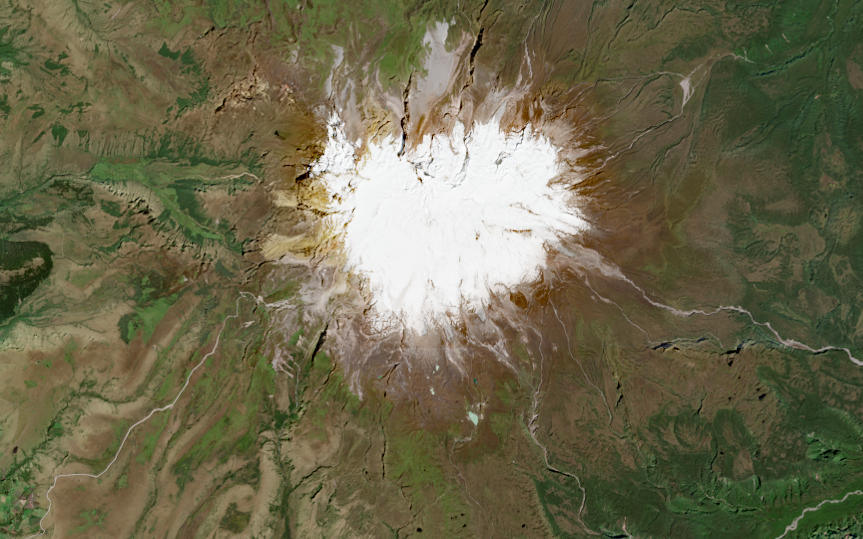
#> input picture Semana3/Data/cayambe.tif, 863 x 539 px, found by its file name
$ jupyter execute Tarea.ipynb   (older library calls are emulated)
#> lines starting #> are read from the running program, lines starting #| are printed output that depends on the picture; after the words box and inside, x2 and y2 are one past the last pixel; in counts of white or black regions, pixels touching at a corner belong together; long printed decimals are rounded
## Segmentación de Imágenes Infrarrojas (IR)
### Selección de Área de Interés usando Filtros, Bordes y Morfología Matemática

## Objetivos
1. Seleccionar el área de interés (ROI).
2. Comparar dos técnicas independientes.
3. Aplicar un método secuencial.
4. Generar máscara binaria.
5. Evaluar métricas cuantitativas.

[cell 1]
import cv2
import numpy as np
import matplotlib.pyplot as plt
import os
from glob import glob

plt.rcParams['figure.figsize'] = (15,5)

[cell 2]
ruta =  r"C:\Users\HP\Documents\MestriaPractico\Materia1\Repo\Semana3\Data\cayambe.tif"

img = cv2.imread(ruta, cv2.IMREAD_UNCHANGED)
#> img is the input picture: shape (539, 863, 3) uint16; mean B, G, R 19431.6, 26404, 27390.2

if img is None:
    raise ValueError("No se pudo cargar la imagen. Verifique la ruta.")

if len(img.shape) < 2:
    raise ValueError("Imagen inválida.")

img_norm = cv2.normalize(img, None, 0, 255, cv2.NORM_MINMAX, dtype=cv2.CV_8U)

plt.imshow(img_norm, cmap='gray')
plt.title("Imagen IR Normalizada")
plt.axis('off')
plt.show()

### Método 1: Verificar Filtro, Bordes y Morfología

[cell 3]
# Verificar si la imagen tiene 3 canales
if len(img_norm.shape) == 3:
    img_gray = cv2.cvtColor(img_norm, cv2.COLOR_BGR2GRAY)
else:
    img_gray = img_norm.copy()

# Suavizado
blur = cv2.GaussianBlur(img_gray, (5,5), 0)

# Gradiente Sobel
sobelx = cv2.Sobel(blur, cv2.CV_64F, 1, 0, ksize=3)
sobely = cv2.Sobel(blur, cv2.CV_64F, 0, 1, ksize=3)
gradient = cv2.magnitude(sobelx, sobely)

# Convertir a 8 bits (IMPORTANTE)
gradient = cv2.convertScaleAbs(gradient)

# Asegurar 1 canal antes de Otsu
if len(gradient.shape) == 3:
    gradient = cv2.cvtColor(gradient, cv2.COLOR_BGR2GRAY)

# Umbralización Otsu
_, binary1 = cv2.threshold(
    gradient,
    0,
    255,
    cv2.THRESH_BINARY + cv2.THRESH_OTSU
)
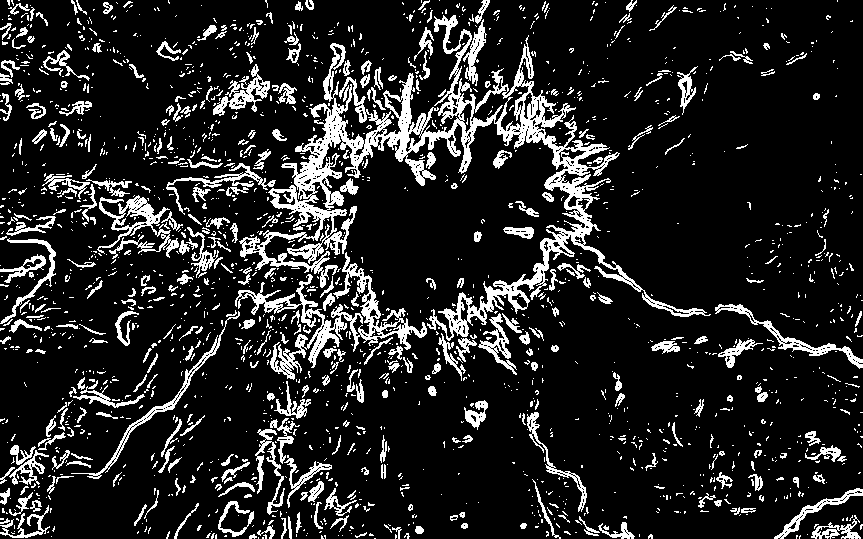
#> binary1: shape (539, 863); 14.3% white; 1930 white regions (1575 under 20 px), largest, box (x1, y1, x2, y2) and area: (239, 15, 711, 341) 19925, (235, 252, 427, 380) 4294, (97, 195, 179, 259) 1567

kernel = np.ones((5,5), np.uint8)
mask_morph = cv2.morphologyEx(binary1, cv2.MORPH_CLOSE, kernel)
#> mask_morph: shape (539, 863); 21.7% white; 652 white regions (457 under 20 px), largest, box (x1, y1, x2, y2) and area: (41, 0, 711, 539) 63041, (0, 368, 158, 539) 4420, (0, 209, 66, 350) 2946

roi_morph = cv2.bitwise_and(img_norm, img_norm, mask=mask_morph)

plt.subplot(1,3,1); plt.imshow(mask_morph, cmap='gray'); plt.title("Máscara M1")
plt.subplot(1,3,2); plt.imshow(roi_morph, cmap='gray'); plt.title("ROI M1")
plt.subplot(1,3,3); plt.imshow(gradient, cmap='gray'); plt.title("Gradiente")
plt.show()
#> figure, not shown here; B, G, R data is drawn as R, G, B

### Método 2: Aplicando Watershed

[cell 4]
# ===============================
# VALIDACIÓN DE FORMATO DE IMAGEN
# ===============================

if img_norm is None:
    raise ValueError("Error: La imagen no se cargó correctamente.")

# Si tiene 3 canales, convertir a escala de grises
if len(img_norm.shape) == 3:
    img_gray = cv2.cvtColor(img_norm, cv2.COLOR_BGR2GRAY)
else:
    img_gray = img_norm.copy()

# Asegurar que sea 8 bits
if img_gray.dtype != np.uint8:
    img_gray = cv2.normalize(img_gray, None, 0, 255,
                             cv2.NORM_MINMAX).astype(np.uint8)

# ===============================
# 1. UMBRALIZACIÓN (OTSU)
# ===============================

_, thresh = cv2.threshold(
    img_gray,
    0,
    255,
    cv2.THRESH_BINARY_INV + cv2.THRESH_OTSU
)
#> thresh: shape (539, 863); 88.5% white; 403 black regions (374 under 20 px), largest, box (x1, y1, x2, y2) and area: (297, 88, 591, 352) 47576, (404, 22, 463, 136) 2308, (261, 234, 313, 268) 720

# ===============================
# 2. MORFOLOGÍA (Limpieza)
# ===============================

kernel = np.ones((3,3), np.uint8)
opening = cv2.morphologyEx(
    thresh,
    cv2.MORPH_OPEN,
    kernel,
    iterations=1
)
#> opening: shape (539, 863); 87.8% white; 271 black regions (238 under 20 px), largest, box (x1, y1, x2, y2) and area: (261, 19, 591, 353) 54229, (276, 192, 298, 207) 201, (446, 341, 462, 365) 141

# Fondo seguro
sure_bg = cv2.dilate(opening, kernel, iterations=3)
#> sure_bg: shape (539, 863); 90.6% white; 14 black regions (8 under 20 px), largest, box (x1, y1, x2, y2) and area: (305, 95, 587, 342) 42140, (412, 26, 454, 111) 1227, (268, 239, 292, 255) 210, (390, 99, 401, 115) 74, (288, 256, 310, 262) 45, (465, 106, 470, 114) 24

# ===============================
# 3. TRANSFORMADA DE DISTANCIA
# ===============================

dist_transform = cv2.distanceTransform(
    opening,
    cv2.DIST_L2,
    5
)

# Umbral del foreground
_, sure_fg = cv2.threshold(
    dist_transform,
    0.7 * dist_transform.max(),
    255,
    0
)
#> sure_fg: shape (539, 863) float32; 2.8% white; 2 white regions, box (x1, y1, x2, y2) and area: (791, 0, 863, 220) 10828, (223, 521, 405, 539) 2198

sure_fg = np.uint8(sure_fg)

# Región desconocida
unknown = cv2.subtract(sure_bg, sure_fg)
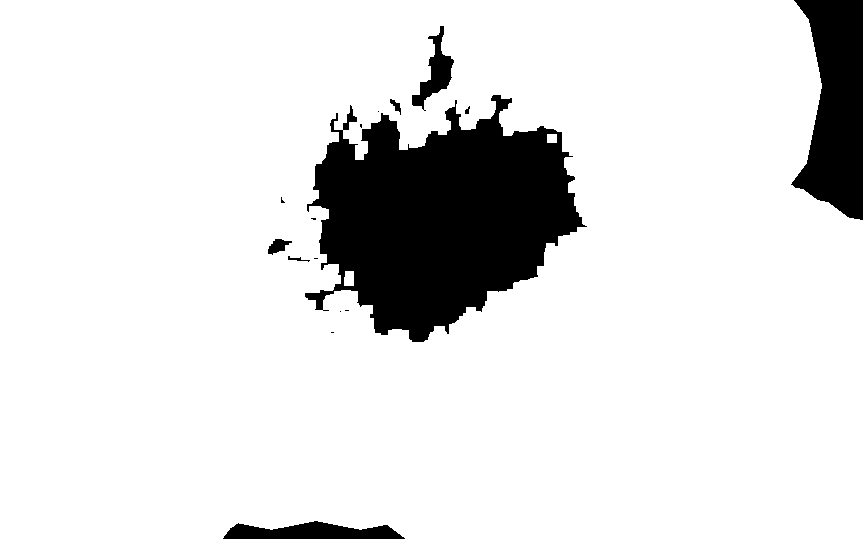
#> unknown: shape (539, 863); 87.8% white; 16 black regions (8 under 20 px), largest, box (x1, y1, x2, y2) and area: (305, 95, 587, 342) 42140, (791, 0, 863, 220) 10828, (223, 521, 405, 539) 2198

# ===============================
# 4. MARCADORES
# ===============================

_, markers = cv2.connectedComponents(sure_fg)
#> markers: shape (539, 863) int32; 3 distinct labels, from 0 to 2
markers = markers + 1
#> markers: shape (539, 863) int32; 3 distinct labels, from 1 to 3
markers[unknown == 255] = 0
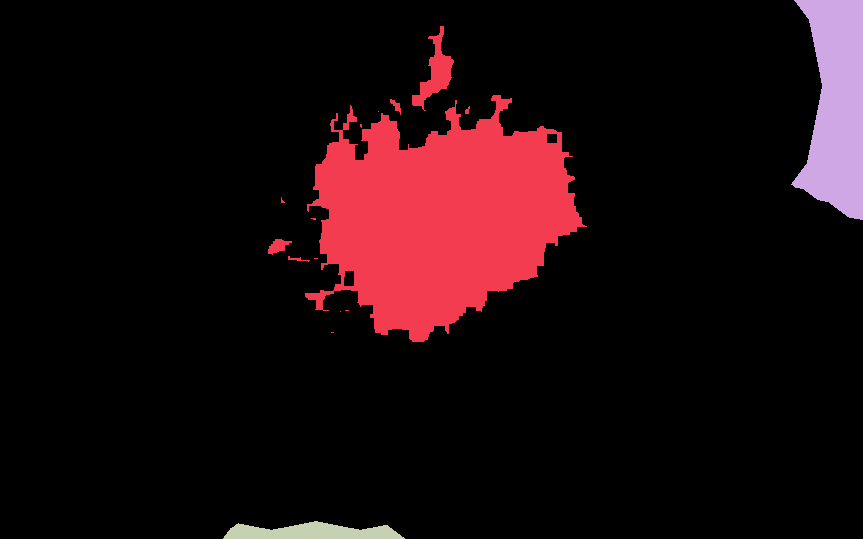
#> markers: shape (539, 863) int32; 4 distinct labels, from 0 to 3; one colour per label, 0 black

# ===============================
# 5. WATERSHED
# ===============================

img_color = cv2.cvtColor(img_gray, cv2.COLOR_GRAY2BGR)

markers = cv2.watershed(img_color, markers)
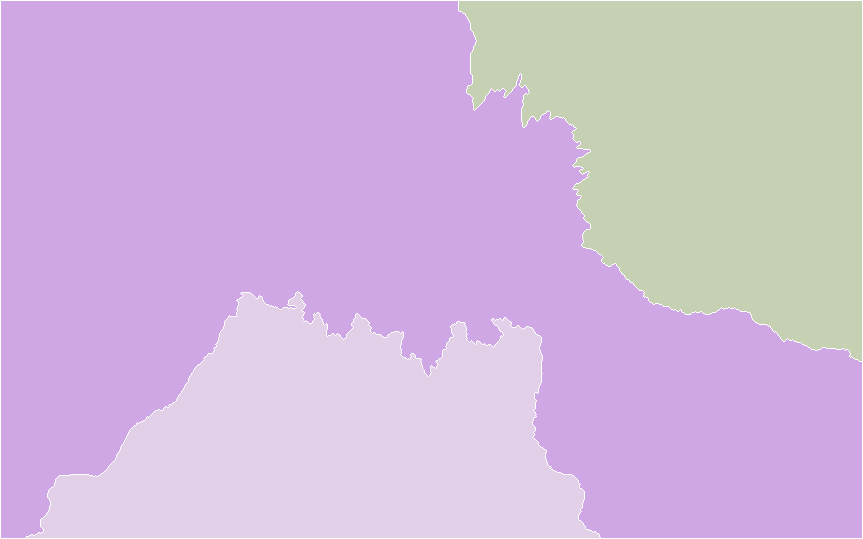
#> markers: shape (539, 863) int32; 4 distinct labels, from -1 to 3; one colour per label, 0 black, -1 white

# ===============================
# 6. GENERACIÓN DE MÁSCARA
# ===============================

mask_ws = np.zeros(img_gray.shape, dtype=np.uint8)
mask_ws[markers > 1] = 255

roi_ws = cv2.bitwise_and(
    img_gray,
    img_gray,
    mask=mask_ws
)
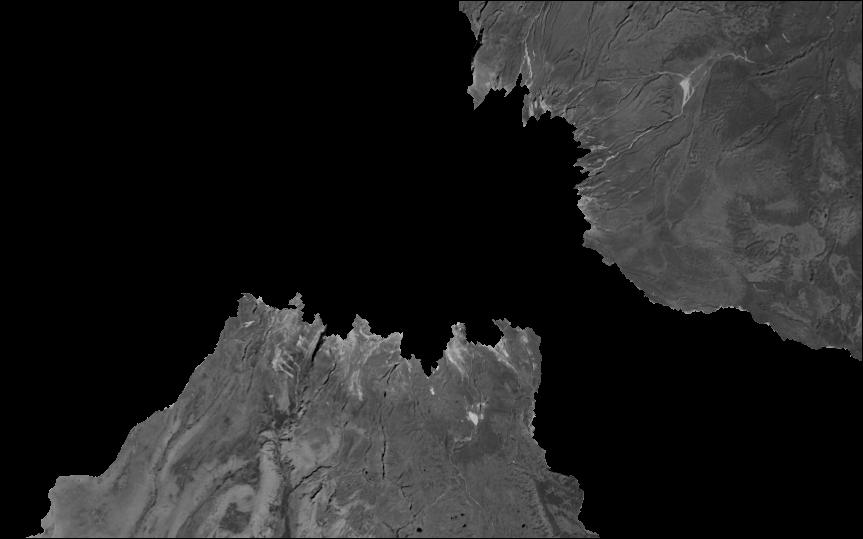
#> roi_ws: shape (539, 863); min 0, max 208, mean 33.8

# ===============================
# 7. VISUALIZACIÓN
# ===============================

plt.figure(figsize=(15,5))

plt.subplot(1,3,1)
plt.imshow(mask_ws, cmap='gray')
plt.title("Máscara Método 2 (Watershed)")
plt.axis("off")

plt.subplot(1,3,2)
plt.imshow(roi_ws, cmap='gray')
plt.title("ROI Método 2")
plt.axis("off")

plt.subplot(1,3,3)
plt.imshow(markers, cmap='jet')
plt.title("Mapa de Marcadores")
plt.axis("off")

plt.tight_layout()
plt.show()
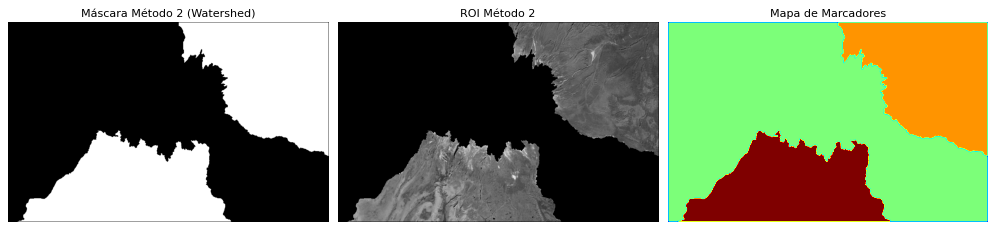
#> figure drawn by matplotlib, 3 panels

### Comparación entre el método 1 y método 2

[cell 5]
def calcular_area(mask):
    return np.sum(mask == 255)

area_m1 = calcular_area(mask_morph)
#> area_m1 = 101070
area_m2 = calcular_area(mask_ws)

print("Área Método 1:", area_m1)
#| Área Método 1: 101070
print("Área Método 2:", area_m2)
print("Diferencia porcentual:",
      abs(area_m1 - area_m2) / max(area_m1, area_m2) * 100, "%")
#| Diferencia porcentual: 46.125 %

## Método Secuencial

[cell 6]
opening2 = cv2.morphologyEx(mask_morph, cv2.MORPH_OPEN, kernel)
#> opening2: shape (539, 863); 20.1% white; 303 white regions (82 under 20 px), largest, box (x1, y1, x2, y2) and area: (41, 0, 707, 384) 51766, (0, 402, 74, 539) 2966, (0, 213, 56, 333) 2504

dist_transform2 = cv2.distanceTransform(opening2, cv2.DIST_L2, 5)
_, sure_fg2 = cv2.threshold(dist_transform2, 0.7 * dist_transform2.max(), 255, 0)
#> sure_fg2: shape (539, 863) float32; 0.2% white; 16 white regions (8 under 20 px), largest, box (x1, y1, x2, y2) and area: (297, 151, 322, 205) 406, (525, 113, 535, 132) 140, (321, 236, 336, 251) 105

sure_fg2 = np.uint8(sure_fg2)
_, markers2 = cv2.connectedComponents(sure_fg2)
#> markers2: shape (539, 863) int32; 17 distinct labels, from 0 to 16
markers2 = markers2 + 1
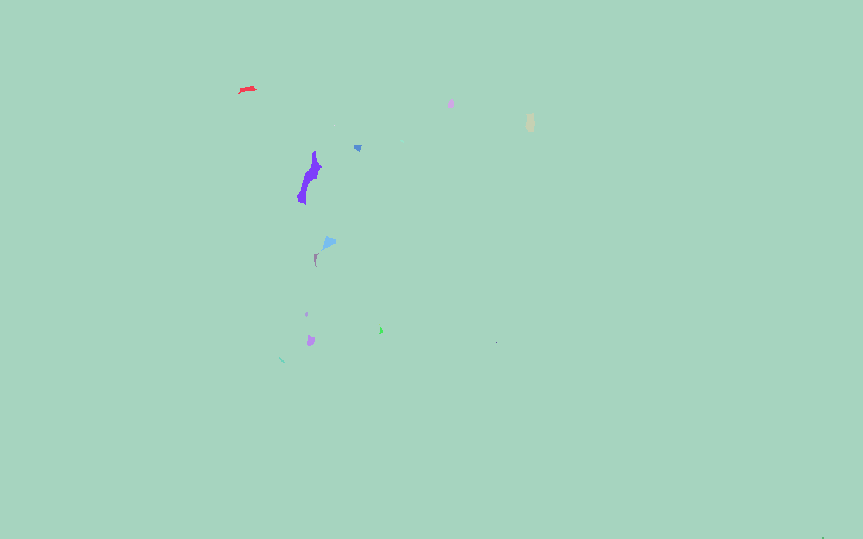
#> markers2: shape (539, 863) int32; 17 distinct labels, from 1 to 17; one colour per label, 0 black

markers2 = cv2.watershed(img_color, markers2)
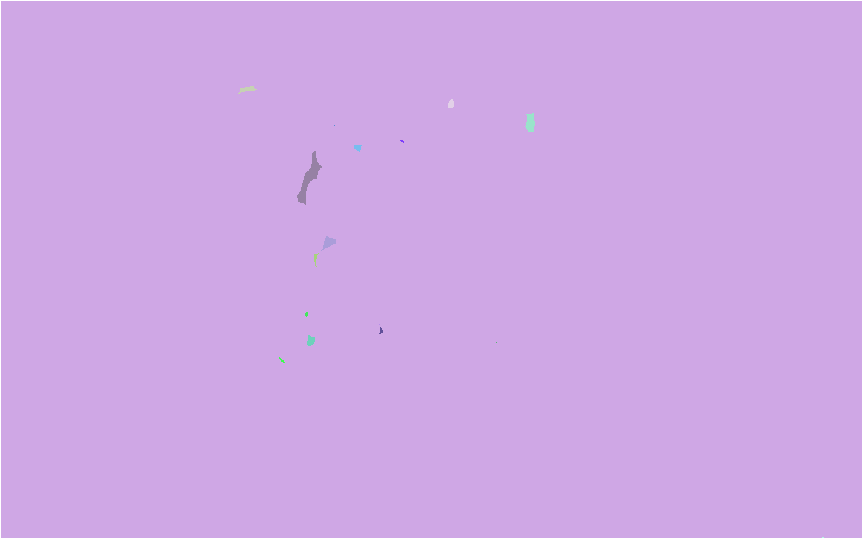
#> markers2: shape (539, 863) int32; 18 distinct labels, from -1 to 17; one colour per label, 0 black, -1 white

# Crear máscara correctamente (1 canal)
mask_seq = np.zeros(img_norm.shape[:2], dtype=np.uint8)
mask_seq[markers2 > 1] = 255

# Asegurar compatibilidad
if len(img_norm.shape) == 3:
    roi_seq = cv2.bitwise_and(img_norm, img_norm, mask=mask_seq)
else:
    roi_seq = cv2.bitwise_and(img_norm, img_norm, mask=mask_seq)

plt.subplot(1,3,1); plt.imshow(mask_seq, cmap='gray'); plt.title("Máscara Secuencial")
plt.subplot(1,3,2); plt.imshow(roi_seq, cmap='gray'); plt.title("ROI Secuencial")
plt.subplot(1,3,3); plt.imshow(img_norm, cmap='gray'); plt.title("Original")
plt.show()
#> figure, not shown here; B, G, R data is drawn as R, G, B

## Métricas Cuantitativas

[cell 7]
def area_segmentada(mask):
    return np.sum(mask > 0)

def porcentaje_roi(mask):
    return 100 * np.sum(mask > 0) / mask.size

print("Área Método 1:", area_segmentada(mask_morph))
#| Área Método 1: 101070
print("Área Método 2:", area_segmentada(mask_ws))
print("Área Secuencial:", area_segmentada(mask_seq))

print("Porcentaje ROI M1: {:.2f}%".format(porcentaje_roi(mask_morph)))
#| Porcentaje ROI M1: 21.73%
print("Porcentaje ROI M2: {:.2f}%".format(porcentaje_roi(mask_ws)))
print("Porcentaje ROI Secuencial: {:.2f}%".format(porcentaje_roi(mask_seq)))

## Comparación Visual Final

[cell 8]
plt.figure(figsize=(18,6))
plt.subplot(1,4,1); plt.imshow(img_norm, cmap='gray'); plt.title("Original")
plt.subplot(1,4,2); plt.imshow(roi_morph, cmap='gray'); plt.title("M1")
plt.subplot(1,4,3); plt.imshow(roi_ws, cmap='gray'); plt.title("M2")
plt.subplot(1,4,4); plt.imshow(roi_seq, cmap='gray'); plt.title("Secuencial")
plt.show()
#> figure, not shown here; B, G, R data is drawn as R, G, B

Una vez que haya podido elegir el área de interés, úselo como una máscara para aplicar el conjunto de prueba  (testset), donde solo se pueda observar el área de interés y el resto de pixeles estén asignado el valor de 0.

[cell 9]
BEST_MASK = mask_seq   # <- o mask_morph / mask_ws

# Asegurar que sea binaria 0/255
BEST_MASK = ((BEST_MASK > 0).astype(np.uint8)) * 255

TESTSET_FOLDER = r"C:\Users\HP\Documents\MestriaPractico\Materia1\Repo\Semana3\test"
OUT_FOLDER     = r"C:\Users\HP\Documents\MestriaPractico\Materia1\Repo\Semana3\test_masked"

paths = sorted(glob(os.path.join(TESTSET_FOLDER, "*.tif")) + glob(os.path.join(TESTSET_FOLDER, "*.tiff")))
print("Imágenes encontradas en test:", len(paths))
if len(paths) == 0:
    raise ValueError("No se encontraron imágenes .tif/.tiff en la carpeta test.")

for p in paths:
    test_img = cv2.imread(p, cv2.IMREAD_GRAYSCALE)
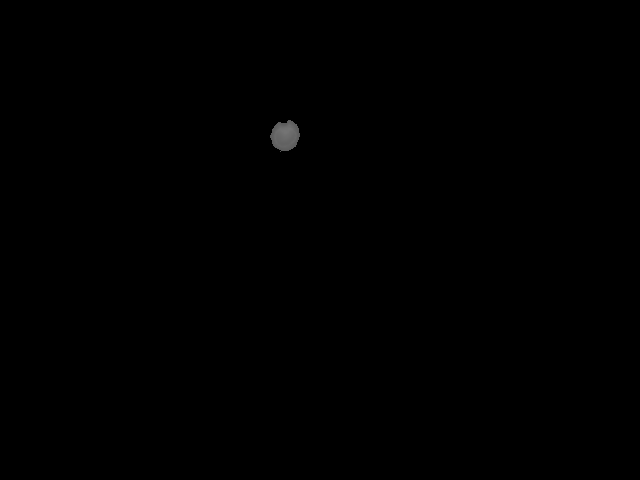
#> input picture Semana3/test/1734589454818.tif, 640 x 480 px
#> test_img is the input picture: shape (480, 640); min 0, max 116, mean 0.2
    if test_img is None:
        print("No se pudo leer:", p)
        continue

    # Ajustar máscara si el tamaño del testset es diferente
    if test_img.shape != BEST_MASK.shape:
        mask_use = cv2.resize(BEST_MASK, (test_img.shape[1], test_img.shape[0]), interpolation=cv2.INTER_NEAREST)
    else:
        mask_use = BEST_MASK

    # ✅ aplicar máscara: fuera del ROI queda 0
    masked = cv2.bitwise_and(test_img, test_img, mask=mask_use)
#> masked: shape (480, 640); every value is 0

    out_path = os.path.join(OUT_FOLDER, os.path.basename(p))
    cv2.imwrite(out_path, masked)

print("✅ Listo. Revisa los resultados en:", OUT_FOLDER)

example_in  = cv2.imread(paths[0], cv2.IMREAD_GRAYSCALE)
mask_use_ex = BEST_MASK if example_in.shape == BEST_MASK.shape else cv2.resize(BEST_MASK, (example_in.shape[1], example_in.shape[0]), interpolation=cv2.INTER_NEAREST)
example_out = cv2.bitwise_and(example_in, example_in, mask=mask_use_ex)

plt.figure(figsize=(12,4))
plt.subplot(1,3,1); plt.imshow(example_in, cmap="gray"); plt.title("Test original"); plt.axis("off")
plt.subplot(1,3,2); plt.imshow(mask_use_ex, cmap="gray"); plt.title("Máscara ROI"); plt.axis("off")
plt.subplot(1,3,3); plt.imshow(example_out, cmap="gray"); plt.title("ROI aplicado (fuera=0)"); plt.axis("off")
plt.tight_layout()
plt.show()
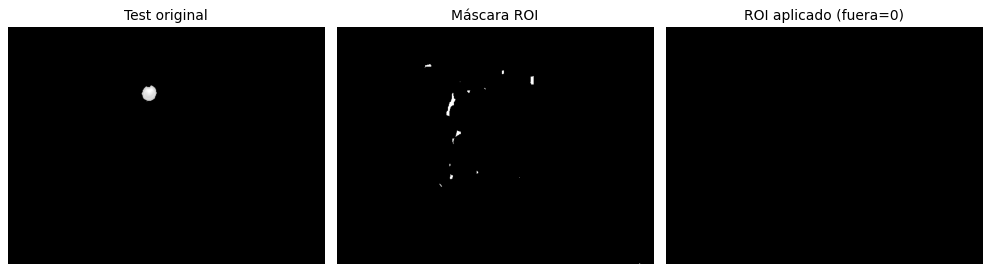
#> figure drawn by matplotlib, 3 panels
